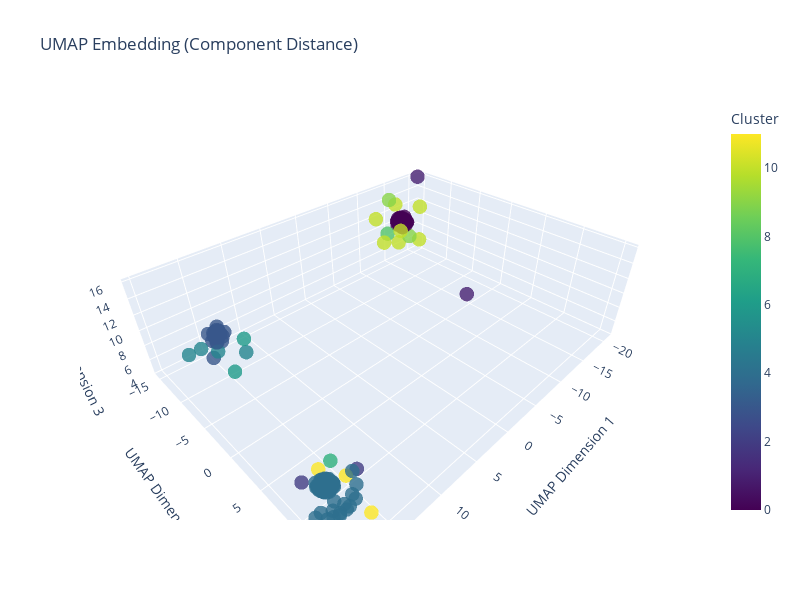

Here is the notebook cell this chart was saved with:
### Code cell
# --- Diagnostic Visualization of Distance Components ---
# Extract and plot each component matrix and their histograms
tree_dimensions: int = len(trees)
component_sum_matrix = np.zeros((tree_dimensions, tree_dimensions), dtype=float)
num_solutions_matrix = np.zeros((tree_dimensions, tree_dimensions), dtype=float)
path_length_matrix = np.zeros((tree_dimensions, tree_dimensions), dtype=float)

for i, j, components, s_edges, path_i, path_j in results:
    component_sum: int = sum(len(c) for c in components)
    num_solutions: int = len(components)
    path_length: int = len(path_i) + len(path_j)
    component_sum_matrix[i, j] = component_sum
    component_sum_matrix[j, i] = component_sum
    num_solutions_matrix[i, j] = num_solutions
    num_solutions_matrix[j, i] = num_solutions
    path_length_matrix[i, j] = path_length
    path_length_matrix[j, i] = path_length

fig, axs = plt.subplots(1, 3, figsize=(18, 5))
plot_distance_matrix(component_sum_matrix, ax=axs[0], title="Component Sum Matrix")
plot_distance_matrix(num_solutions_matrix, ax=axs[1], title="Number of Solutions Matrix")
plot_distance_matrix(path_length_matrix, ax=axs[2], title="Path Length Matrix")
plt.show()

# Plot histograms
fig, axs = plt.subplots(1, 3, figsize=(18, 4))
axs[0].hist(component_sum_matrix[np.triu_indices(tree_dimensions, 1)], bins=20, color='b', alpha=0.7)
axs[0].set_title('Component Sum Histogram')
axs[1].hist(num_solutions_matrix[np.triu_indices(tree_dimensions, 1)], bins=20, color='g', alpha=0.7)
axs[1].set_title('Number of Solutions Histogram')
axs[2].hist(path_length_matrix[np.triu_indices(tree_dimensions, 1)], bins=20, color='r', alpha=0.7)
axs[2].set_title('Path Length Histogram')
plt.show()

embedding = perform_umap(path_length_matrix)

plot_component_umap_3d(
  embedding, cluster_labels, title="UMAP Embedding (Component Distance)"
)

### Figure 1 — Plotly figure (JSON) as saved in the notebook; plotly's stock layout.template omitted (floating-point values rounded to 4 significant figures; data arrays with more than 128 entries replaced by an {"elided": "..."} marker saying what was removed)
{"data": [{"hoverinfo": "text", "marker": {"color": {"elided": "235 int values"}, "colorbar": {"title": {"text": "Cluster"}}, "colorscale": [[0, "#440154"], [0.1111, "#482878"], [0.2222, "#3e4989"], [0.3333, "#31688e"], [0.4444, "#26828e"], [0.5556, "#1f9e89"], [0.6667, "#35b779"], [0.7778, "#6ece58"], [0.8889, "#b5de2b"], [1, "#fde725"]], "opacity": 0.8, "size": 5}, "mode": "markers", "name": "Data Points", "text": {"elided": "235 str values"}, "type": "scatter3d", "x": {"elided": "235 float values"}, "y": {"elided": "235 float values"}, "z": {"elided": "235 float values"}}], "layout": {"height": 600, "scene": {"xaxis": {"title": {"text": "UMAP Dimension 1"}}, "yaxis": {"title": {"text": "UMAP Dimension 2"}}, "zaxis": {"title": {"text": "UMAP Dimension 3"}}}, "title": {"text": "UMAP Embedding (Component Distance)"}, "width": 800}}
